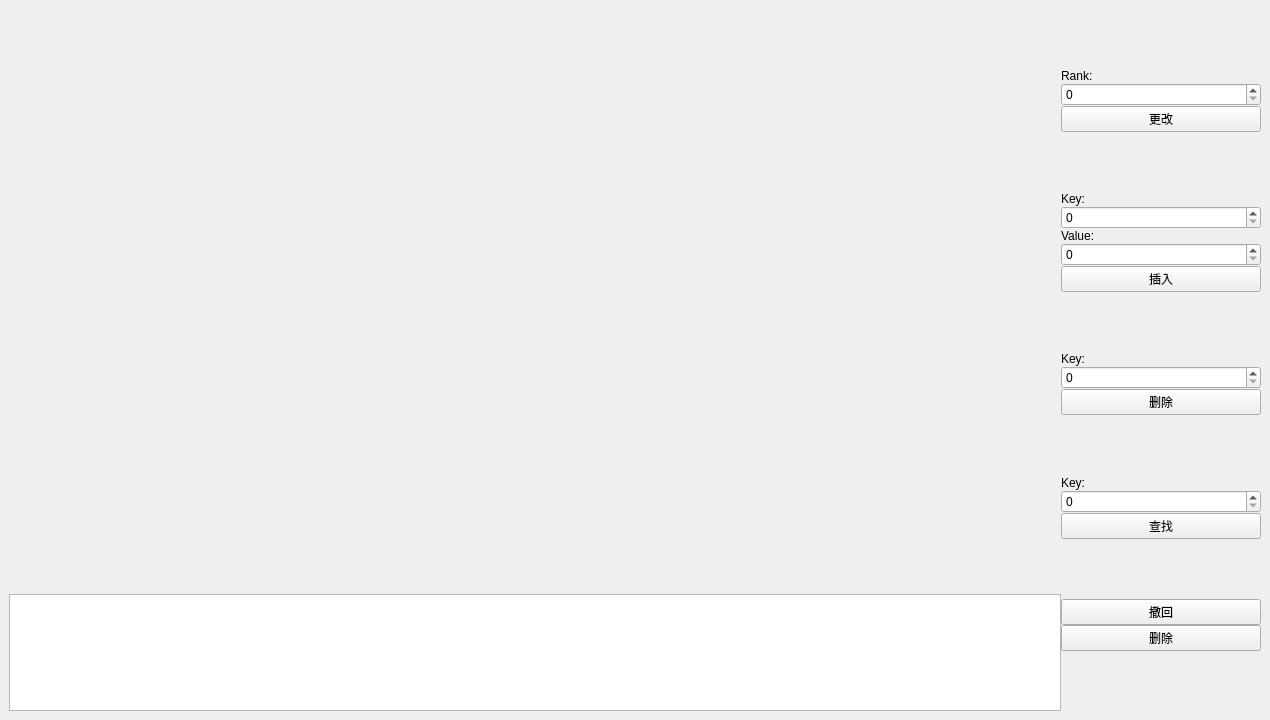
<?xml version="1.0" encoding="UTF-8"?>
<ui version="4.0">
 <class>MainWindow</class>
 <widget class="QMainWindow" name="MainWindow">
  <property name="geometry">
   <rect>
    <x>0</x>
    <y>0</y>
    <width>1270</width>
    <height>720</height>
   </rect>
  </property>
  <property name="minimumSize">
   <size>
    <width>1270</width>
    <height>720</height>
   </size>
  </property>
  <property name="windowTitle">
   <string>BPlusTree</string>
  </property>
  <property name="windowIcon">
   <iconset resource="../resourse.qrc">
    <normaloff>:/img/img/BPlusTreeLogo.ico</normaloff>:/img/img/BPlusTreeLogo.ico</iconset>
  </property>
  <property name="windowOpacity">
   <double>1.000000000000000</double>
  </property>
  <widget class="QWidget" name="centralwidget">
   <layout class="QHBoxLayout" name="horizontalLayout_3">
    <item>
     <layout class="QHBoxLayout" name="horizontalLayout" stretch="6,1">
      <property name="spacing">
       <number>0</number>
      </property>
      <item>
       <layout class="QVBoxLayout" name="verticalLayout_2" stretch="10,2">
        <item>
         <widget class="QWidget" name="displayWidget" native="true">
          <property name="styleSheet">
           <string notr="true"/>
          </property>
          <layout class="QHBoxLayout" name="horizontalLayout_2">
           <item>
            <layout class="QVBoxLayout" name="displayBox"/>
           </item>
          </layout>
         </widget>
        </item>
        <item>
         <widget class="QPlainTextEdit" name="messegeLabel"/>
        </item>
       </layout>
      </item>
      <item>
       <layout class="QVBoxLayout" name="verticalLayout">
        <property name="sizeConstraint">
         <enum>QLayout::SetMinimumSize</enum>
        </property>
        <item>
         <spacer name="verticalSpacer_6">
          <property name="orientation">
           <enum>Qt::Vertical</enum>
          </property>
          <property name="sizeHint" stdset="0">
           <size>
            <width>20</width>
            <height>40</height>
           </size>
          </property>
         </spacer>
        </item>
        <item>
         <widget class="QLabel" name="rankLabel">
          <property name="text">
           <string>Rank:</string>
          </property>
         </widget>
        </item>
        <item>
         <widget class="QSpinBox" name="rankSpinBox"/>
        </item>
        <item>
         <widget class="QPushButton" name="rankButton">
          <property name="text">
           <string>更改</string>
          </property>
         </widget>
        </item>
        <item>
         <spacer name="verticalSpacer">
          <property name="orientation">
           <enum>Qt::Vertical</enum>
          </property>
          <property name="sizeHint" stdset="0">
           <size>
            <width>20</width>
            <height>40</height>
           </size>
          </property>
         </spacer>
        </item>
        <item>
         <widget class="QLabel" name="inKeyLabel">
          <property name="text">
           <string>Key:</string>
          </property>
         </widget>
        </item>
        <item>
         <widget class="QSpinBox" name="inKeySpinBox"/>
        </item>
        <item>
         <widget class="QLabel" name="inValueLabel">
          <property name="text">
           <string>Value:</string>
          </property>
         </widget>
        </item>
        <item>
         <widget class="QSpinBox" name="inValueSpinBox"/>
        </item>
        <item>
         <widget class="QPushButton" name="inButton">
          <property name="text">
           <string>插入</string>
          </property>
         </widget>
        </item>
        <item>
         <spacer name="verticalSpacer_3">
          <property name="orientation">
           <enum>Qt::Vertical</enum>
          </property>
          <property name="sizeHint" stdset="0">
           <size>
            <width>20</width>
            <height>40</height>
           </size>
          </property>
         </spacer>
        </item>
        <item>
         <widget class="QLabel" name="delKeyLabel">
          <property name="text">
           <string>Key:</string>
          </property>
         </widget>
        </item>
        <item>
         <widget class="QSpinBox" name="delKeySpinButton"/>
        </item>
        <item>
         <widget class="QPushButton" name="delButton">
          <property name="enabled">
           <bool>true</bool>
          </property>
          <property name="minimumSize">
           <size>
            <width>200</width>
            <height>0</height>
           </size>
          </property>
          <property name="text">
           <string>删除</string>
          </property>
         </widget>
        </item>
        <item>
         <spacer name="verticalSpacer_2">
          <property name="orientation">
           <enum>Qt::Vertical</enum>
          </property>
          <property name="sizeHint" stdset="0">
           <size>
            <width>20</width>
            <height>40</height>
           </size>
          </property>
         </spacer>
        </item>
        <item>
         <widget class="QLabel" name="findKeyLabel">
          <property name="text">
           <string>Key:</string>
          </property>
         </widget>
        </item>
        <item>
         <widget class="QSpinBox" name="findKeySpinBox"/>
        </item>
        <item>
         <widget class="QPushButton" name="findButton">
          <property name="text">
           <string>查找</string>
          </property>
         </widget>
        </item>
        <item>
         <spacer name="verticalSpacer_4">
          <property name="orientation">
           <enum>Qt::Vertical</enum>
          </property>
          <property name="sizeHint" stdset="0">
           <size>
            <width>20</width>
            <height>40</height>
           </size>
          </property>
         </spacer>
        </item>
        <item>
         <widget class="QPushButton" name="withdrawButton">
          <property name="text">
           <string>撤回</string>
          </property>
         </widget>
        </item>
        <item>
         <widget class="QPushButton" name="clearButton">
          <property name="text">
           <string>删除</string>
          </property>
         </widget>
        </item>
        <item>
         <spacer name="verticalSpacer_5">
          <property name="orientation">
           <enum>Qt::Vertical</enum>
          </property>
          <property name="sizeHint" stdset="0">
           <size>
            <width>20</width>
            <height>40</height>
           </size>
          </property>
         </spacer>
        </item>
       </layout>
      </item>
     </layout>
    </item>
   </layout>
  </widget>
 </widget>
 <resources>
  <include location="../resourse.qrc"/>
 </resources>
 <connections/>
</ui>
